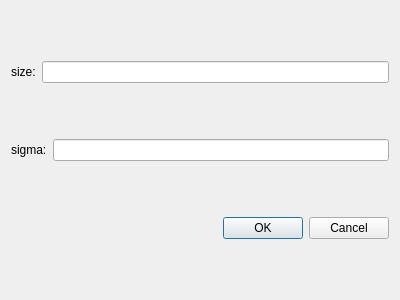
<?xml version="1.0" encoding="UTF-8"?>
<ui version="4.0">
 <class>GaussRgbDialog</class>
 <widget class="QDialog" name="GaussRgbDialog">
  <property name="geometry">
   <rect>
    <x>0</x>
    <y>0</y>
    <width>400</width>
    <height>300</height>
   </rect>
  </property>
  <property name="windowTitle">
   <string>Dialog</string>
  </property>
  <layout class="QVBoxLayout" name="verticalLayout">
   <item>
    <layout class="QHBoxLayout" name="horizontalLayout">
     <item>
      <widget class="QLabel" name="label">
       <property name="text">
        <string>size:</string>
       </property>
      </widget>
     </item>
     <item>
      <widget class="QLineEdit" name="sizelineEdit"/>
     </item>
    </layout>
   </item>
   <item>
    <layout class="QHBoxLayout" name="horizontalLayout_2">
     <item>
      <widget class="QLabel" name="label_2">
       <property name="text">
        <string>sigma:</string>
       </property>
      </widget>
     </item>
     <item>
      <widget class="QLineEdit" name="sigmalineEdit"/>
     </item>
    </layout>
   </item>
   <item>
    <widget class="QDialogButtonBox" name="buttonBox">
     <property name="orientation">
      <enum>Qt::Horizontal</enum>
     </property>
     <property name="standardButtons">
      <set>QDialogButtonBox::Cancel|QDialogButtonBox::Ok</set>
     </property>
    </widget>
   </item>
  </layout>
 </widget>
 <resources/>
 <connections>
  <connection>
   <sender>buttonBox</sender>
   <signal>accepted()</signal>
   <receiver>GaussRgbDialog</receiver>
   <slot>accept()</slot>
   <hints>
    <hint type="sourcelabel">
     <x>248</x>
     <y>254</y>
    </hint>
    <hint type="destinationlabel">
     <x>157</x>
     <y>274</y>
    </hint>
   </hints>
  </connection>
  <connection>
   <sender>buttonBox</sender>
   <signal>rejected()</signal>
   <receiver>GaussRgbDialog</receiver>
   <slot>reject()</slot>
   <hints>
    <hint type="sourcelabel">
     <x>316</x>
     <y>260</y>
    </hint>
    <hint type="destinationlabel">
     <x>286</x>
     <y>274</y>
    </hint>
   </hints>
  </connection>
 </connections>
</ui>
